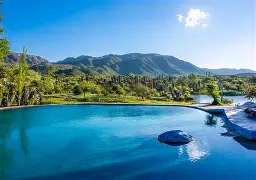
#> input picture potrero.Jpg, 256 x 180 px, found by its file name
$ python imagen5.py
#> lines starting #> are read from the running program, lines starting #| are printed output that depends on the picture
import cv2
import numpy as np

img = cv2.imread("potrero.jpg")
#> img is the input picture: shape (180, 256, 3); mean B, G, R 169.2, 140.7, 80.6
h, w, c = img.shape
#> h = 180; w = 256; c = 3
img5 = img.copy()

img4 = img.copy()

sup_izq = img[0:h//2, 0:w//2].copy()
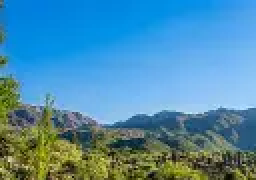
#> sup_izq: shape (90, 128, 3) (shown 2 times larger); mean B, G, R 171.5, 140.7, 77.5
sup_der = img[0:h//2, w//2:w].copy()
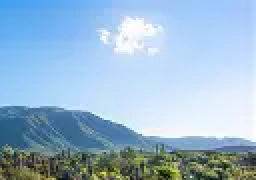
#> sup_der: shape (90, 128, 3) (shown 2 times larger); mean B, G, R 207.8, 183.4, 152.9
inf_izq = img[h//2:h, 0:w//2].copy()
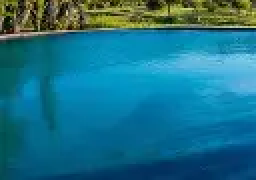
#> inf_izq: shape (90, 128, 3) (shown 2 times larger); mean B, G, R 136.1, 113.6, 26.2
inf_der = img[h//2:h, w//2:w].copy()
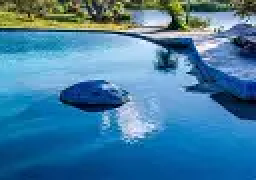
#> inf_der: shape (90, 128, 3) (shown 2 times larger); mean B, G, R 161.6, 125.2, 65.6

img4[0:h//2, 0:w//2] = inf_der
img4[0:h//2, w//2:w] = inf_izq
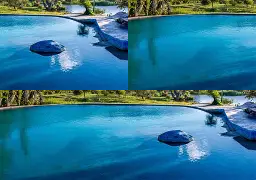
#> img4: shape (180, 256, 3); mean B, G, R 148.9, 119.4, 45.9
img4[h//2:h, 0:w//2] = sup_der
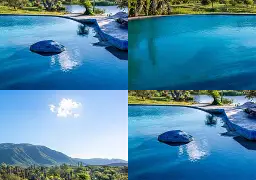
#> img4: shape (180, 256, 3); mean B, G, R 166.8, 136.8, 77.6
img4[h//2:h, w//2:w] = sup_izq
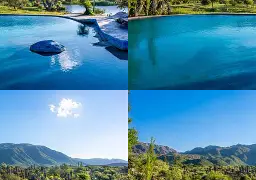
#> img4: shape (180, 256, 3); mean B, G, R 169.2, 140.7, 80.6

cv2.imshow("Original", img)
cv2.imshow("", img4)
cv2.waitKey(0)
cv2.destroyAllWindows()

# Martu: No comprendo bien a qué consigna corresponde el ejercicio...

$ run again, with cataratas.jpg copied over potrero.Jpg
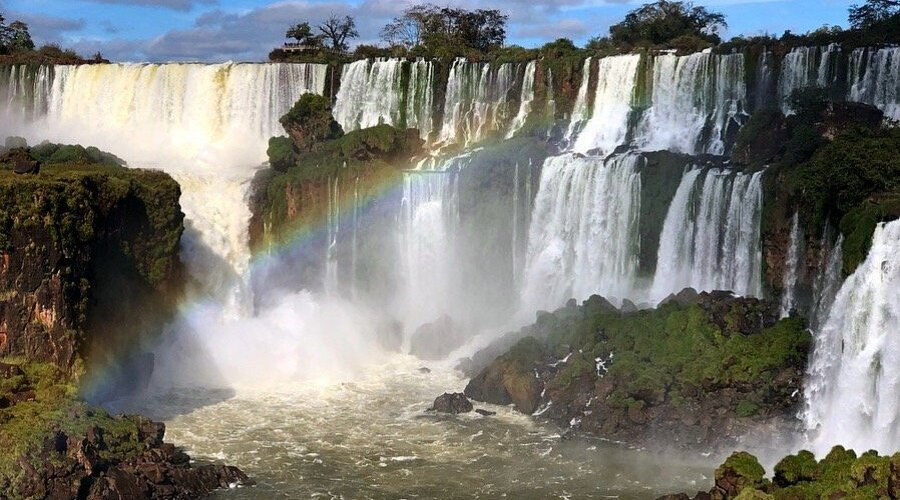
#> input picture cataratas.jpg, 900 x 500 px, found by its file name
#> img is the input picture: shape (500, 900, 3); mean B, G, R 117.4, 122.8, 122.6
#> `inf_der = img[h//2:h, w//2:w].copy()`:
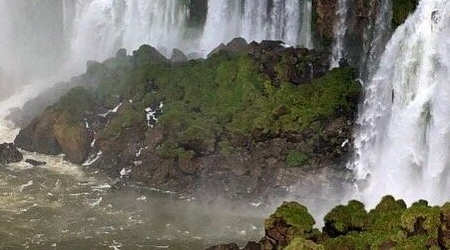
#> inf_der: shape (250, 450, 3); mean B, G, R 108.6, 118.3, 120
#> `img4[h//2:h, w//2:w] = sup_izq`:
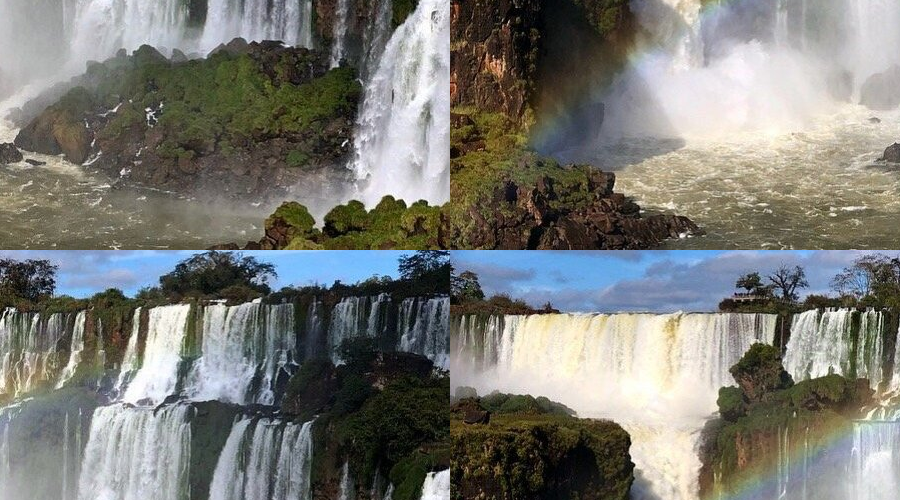
#> img4: shape (500, 900, 3); mean B, G, R 117.4, 122.8, 122.6

$ run again, with lago_nahuel.jpg copied over potrero.Jpg
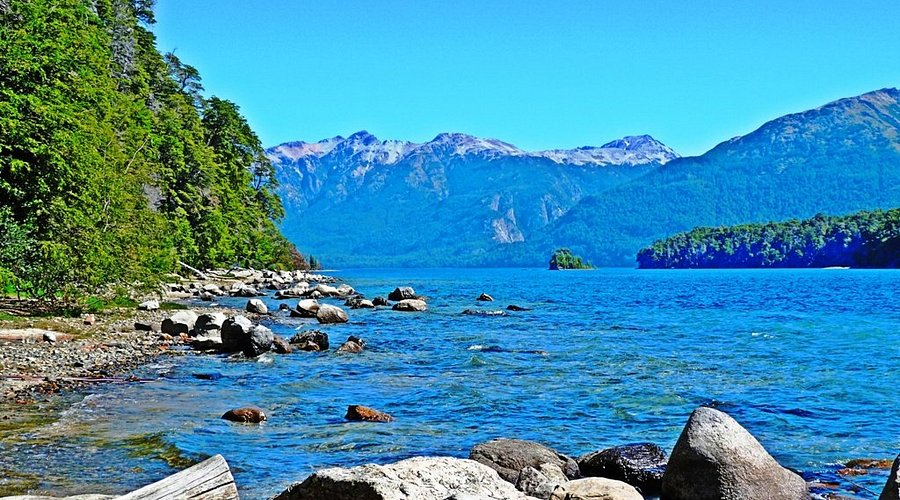
#> input picture lago_nahuel.jpg, 900 x 500 px, found by its file name
#> img is the input picture: shape (500, 900, 3); mean B, G, R 173, 142.4, 64.2
#> `inf_der = img[h//2:h, w//2:w].copy()`:
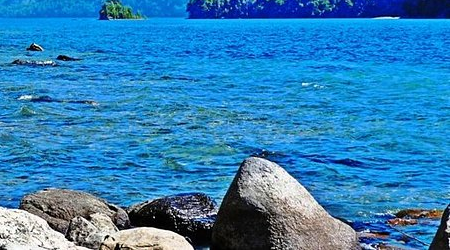
#> inf_der: shape (250, 450, 3); mean B, G, R 185, 129, 47.8
#> `img4[h//2:h, w//2:w] = sup_izq`:
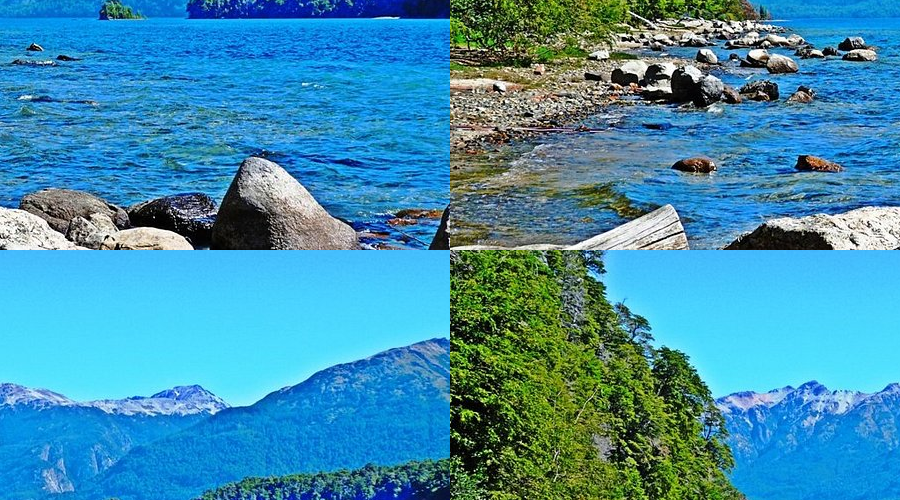
#> img4: shape (500, 900, 3); mean B, G, R 173, 142.4, 64.2
